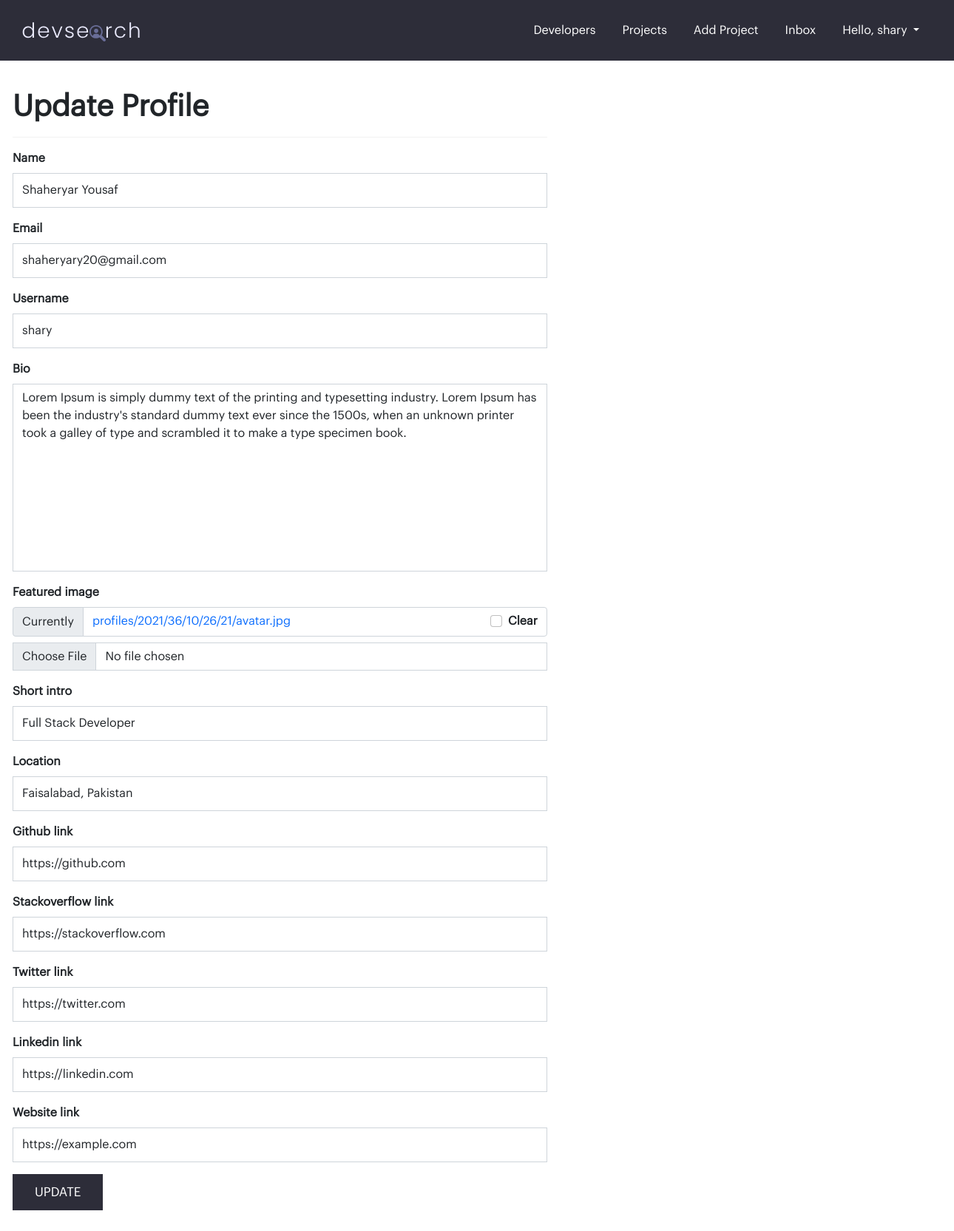
/update-profile/ (signed in), run on the app's committed database.
### users/models.py (models this page shows, shortened)
class Profile(models.Model):
    user = models.OneToOneField(
        User, on_delete=models.CASCADE, null=True, blank=True)
    name = models.CharField(max_length=200, null=True, blank=True)
    email = models.EmailField(max_length=200, null=True, blank=True)
    username = models.CharField(max_length=200, null=True, blank=True)
    short_intro = models.CharField(max_length=200, null=True, blank=True)
    bio = models.TextField(null=True, blank=True)
    featured_image = models.ImageField(
        null=True, blank=True, upload_to='profiles/%Y/%M/%D/')
    short_intro = models.CharField(max_length=200, null=True, blank=True)
    location = models.CharField(max_length=200, null=True, blank=True)
    github_link = models.CharField(max_length=200, null=True, blank=True)
    stackoverflow_link = models.CharField(
        max_length=200, null=True, blank=True)
    twitter_link = models.CharField(max_length=200, null=True, blank=True)
    linkedin_link = models.CharField(max_length=200, null=True, blank=True)
    website_link = models.CharField(max_length=200, null=True, blank=True)
    created_at = models.DateTimeField(auto_now_add=True)
    id = models.UUIDField(default=uuid.uuid4, unique=True,
                          primary_key=True, editable=False)
    class Meta:
        verbose_name_plural = "Profiles"

### users/views.py (the view)
# urls.py: path('update-profile/', views.updateProfile, name="update-profile"),
@login_required(login_url='/login')
def updateProfile(request):
    profile = request.user.profile
    form = editProfileForm(instance=profile)
    if request.method == "POST":
        form = editProfileForm(request.POST, request.FILES, instance=profile)
        if form.is_valid():
            form.save()
            return redirect('my-account')
    context = {
        'form': form
    }
    return render(request, 'users/update-profile.html', context)

### users/forms.py
class editProfileForm(ModelForm):
    class Meta:
        model = Profile
        fields = ['name', 'email', 'username', 'bio', 'featured_image', 'short_intro', 'location',
                  'github_link', 'stackoverflow_link', 'twitter_link', 'linkedin_link', 'website_link']

### templates/users/update-profile.html (shortened to what this page needs)
{% extends 'base.html' %}
{% load crispy_forms_tags %}
{% block content %}
<section class="page__section">
    <div class="container">
        <div class="row">
            <div class="col-lg-7">
                <h1><b>Update Profile</b></h1>
                <hr />
                <form method="POST" enctype="multipart/form-data">
                    {{form|crispy}}
                    <button type="submit" class="btn btn-primary">Update</button>
                </form>
            </div>
        </div>
    </div>
</section>
{% endblock %}

### templates/partials/header.html (shortened to what this page needs)
{% load static %}
<header class="charade_bg_color">
    <div class="container">
        <nav class="navbar navbar-expand-lg">
            <div class="container-fluid">
                <a class="navbar-brand" href="{% url 'users-list' %}">
                    <img src="{% static 'images/logo.svg' %}" class="fluid" />
                </a>
                <div class="collapse navbar-collapse" id="navbarSupportedContent">
                    <ul class="navbar-nav mr-auto mb-2 mb-lg-0">
                        <li class="nav-item">
                            <a class="nav-link" href="{% url 'users-list' %}">Developers</a>
                        </li>
                        <li class="nav-item">
                            <a class="nav-link" href="{% url 'projects' %}">Projects</a>
                        </li>
                        {% if request.user.is_authenticated %}
                            <li class="nav-item">
                                <a class="nav-link" href="{% url 'add-project' %}">Add Project</a>
                            </li>
                            <li class="nav-item">
                                <a class="nav-link" href="{% url 'inbox' %}">Inbox</a>
                            </li>
                            <li class="nav-item dropdown">
                                <a class="nav-link active dropdown-toggle" href="#" id="navbarDropdown" role="button" data-bs-toggle="dropdown" aria-expanded="false">
                                    Hello, {{ request.user }}
                                </a>
                            </li>
                        {% else %}
                            <li class="nav-item">
                                <a class="nav-link" href="{% url 'login' %}">Login</a>
                            </li>
                        {% endif %}
                    </ul>
                </div>
            </div>
            </nav>
    </div>
</header>

### _dev_search/static/css/style.css (style rules this page uses)
* { font-family: 'Graphik-Regular'; }
.container { min-width: 1280px; }
.btn-primary, .btn-primary:hover { color: white; border-radius: 0; border: none; padding: 12px 30px; font-size: 17px; text-transform: uppercase; background-color: #2d2d39; }
textarea, input[type="text"], input[type="file"], input[type="password"], input[type="email"], select { border-radius: 0px !important; }
input[type="text"], input[type="password"], input[type="email"], select { min-height: 47px !important; }
textarea { resize: none; }
label { font-weight: 600; }
hr { background-color: #cccccc; }
.page__section { padding: 3% 0; }
a, a:hover { text-decoration: none; }
.charade_bg_color { background-color: #2d2d39; }
header { padding: 7px 0; }
header .nav-item { margin: 0 10px; }
.navbar-brand, .navbar-brand:hover, header .nav-link, header .nav-link:hover { color: white; }
.nav-link, .nav-link:hover { color: white !important; text-decoration: none !important; }

### data on the page
Profile: name "Shaheryar Yousaf", email "shaheryary20@gmail.com", username "shary", bio "Lorem Ipsum is simply dummy text of the printing and typesetting industry. Lorem Ipsum has been the industry's standard dummy text ever since the 1500s, when an unknown printer took a galley of type and scrambled it to make a type specimen book.", short_intro "Full Stack Developer", location "Faisalabad, Pakistan", github_link "https://github.com", stackoverflow_link "https://stackoverflow.com", twitter_link "https://twitter.com", linkedin_link "https://linkedin.com", website_link "https://example.com"

### other printed values
{{ request.user }} "shary"
